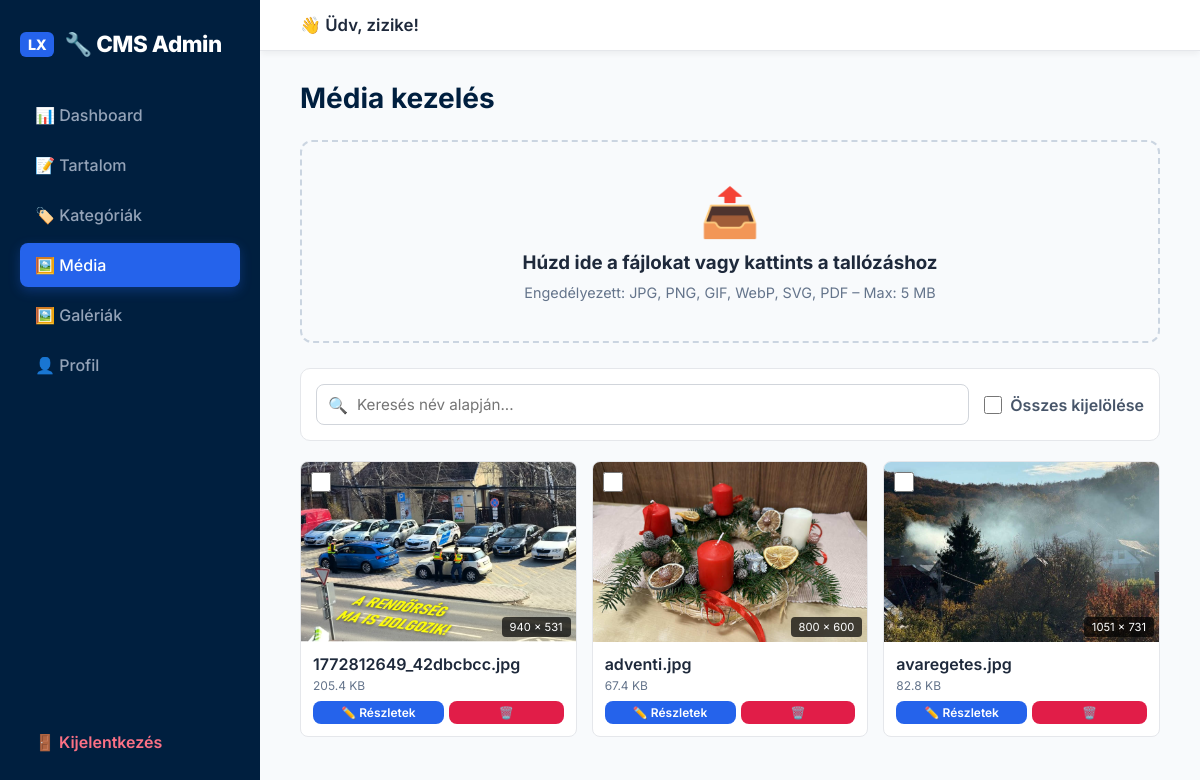
Screenshot of /admin/media.php (signed in) with the database file from the repository.
### tables this page shows
CREATE TABLE `media` (
  `id` int(11) NOT NULL AUTO_INCREMENT,
  `filename` varchar(255) DEFAULT NULL,
  `filepath` varchar(255) DEFAULT NULL,
  `alt_text` varchar(255) DEFAULT NULL,
  `caption` text DEFAULT NULL,
  `file_size` int(11) DEFAULT NULL,
  `mime_type` varchar(100) DEFAULT NULL,
  `width` int(11) DEFAULT NULL,
  `height` int(11) DEFAULT NULL,
  `sizes` text DEFAULT NULL,
  PRIMARY KEY (`id`)
);

### core/functions.php (called while the page is built, shortened)
<?php
function current_user_role()
{
    return $_SESSION['admin_role'] ?? 'registered';
}
function is_admin()
{
    $role = current_user_role();
    return $role === 'super_admin' || $role === 'admin';
}
        ?>

### admin/media.php (the view, shortened to what this page needs)
<?php
require_once '../config.php';
require_once 'layout.php';
$items = $db->query('SELECT * FROM media ORDER BY id DESC')->fetchAll();
admin_header('Média kezelés');
?>
<div id="drop-zone"
    style="border: 2px dashed #cbd5e1; border-radius: 12px; padding: 40px; text-align: center; margin-bottom: 25px; background: #f8fafc; cursor: pointer; transition: all 0.3s;">
    <div style="font-size: 3rem; margin-bottom: 10px;">📤</div>
    <h3 style="margin-bottom: 10px; color: #1e293b;">Húzd ide a fájlokat vagy kattints a tallózáshoz</h3>
    <p style="color: #64748b; font-size: 0.9rem;">Engedélyezett: JPG, PNG, GIF, WebP, SVG, PDF – Max: 5 MB</p>
</div>
<div
    style="display: flex; justify-content: space-between; align-items: center; margin-bottom: 20px; flex-wrap: wrap; gap: 15px; background: #fff; padding: 15px; border-radius: 10px; border: 1px solid #e5e7eb;">
    <div style="flex: 1; min-width: 250px; position: relative;">
        <span style="position: absolute; left: 12px; top: 50%; transform: translateY(-50%); color: #94a3b8;">🔍</span>
        <input type="text" id="media-search" placeholder="Keresés név alapján..."
            style="width: 100%; padding: 10px 10px 10px 40px; border: 1px solid #d1d5db; border-radius: 8px; font-size: 0.95rem;">
    </div>
    <div id="bulk-actions" style="display: flex; align-items: center; gap: 15px;">
        <label style="display: flex; align-items: center; gap: 8px; cursor: pointer; color: #475569; font-weight: 600;">
            <input type="checkbox" id="select-all" style="width: 18px; height: 18px;"> Összes kijelölése
        </label>
    </div>
</div>
<?php if (empty($items)): ?>
    <p style="color: #94a3b8;">Nincs még feltöltött média.</p>
<?php else: ?>
    <div id="media-list" style="display: grid; grid-template-columns: repeat(auto-fill, minmax(250px, 1fr)); gap: 15px;">
        <?php foreach ($items as $i): ?>
            <div class="media-item" data-filename="<?php echo htmlspecialchars(strtolower($i['filename'])); ?>"
                style="border: 1px solid #e5e7eb; border-radius: 8px; overflow: hidden; background: #fff; position: relative; transition: all 0.2s;">
                <div style="position: absolute; top: 10px; left: 10px; z-index: 2;">
                    <input type="checkbox" class="media-checkbox" value="<?php echo $i['id']; ?>"
                        style="width: 20px; height: 20px; cursor: pointer; box-shadow: 0 0 5px rgba(0,0,0,0.2);">
                </div>
                <?php
                $ext = strtolower(pathinfo($i['filepath'], PATHINFO_EXTENSION));
                $isImage = in_array($ext, ['jpg', 'jpeg', 'png', 'gif', 'webp', 'svg']);
                ?>
                <?php if ($isImage): ?>
                    <div style="position: relative; cursor: pointer;" onclick="toggleMediaSelection(<?php echo $i['id']; ?>)">
                        <img src="../uploads/<?php echo htmlspecialchars($i['filepath']); ?>"
                            style="width: 100%; height: 180px; object-fit: cover; display: block;"
                            alt="<?php echo htmlspecialchars($i['alt_text'] ?: $i['filename']); ?>">
                        <?php if (!empty($i['width']) && !empty($i['height'])): ?>
                            <div
                                style="position: absolute; bottom: 5px; right: 5px; background: rgba(0,0,0,0.7); color: #fff; padding: 3px 8px; border-radius: 4px; font-size: 0.7rem;">
                                <?php echo $i['width']; ?> × <?php echo $i['height']; ?>
                            </div>
                        <?php endif; ?>
                    </div>
                <?php endif; ?>
                <div style="padding: 12px;">
                    <div style="white-space: nowrap; overflow: hidden; text-overflow: ellipsis; font-weight: 600; margin-bottom: 4px;"
                        title="<?php echo htmlspecialchars($i['filename']); ?>">
                        <?php echo htmlspecialchars($i['filename']); ?>
                    </div>
                    <?php if (!empty($i['file_size'])): ?>
                        <div style="font-size: 0.75rem; color: #64748b; margin-bottom: 8px;">
                            <?php echo number_format($i['file_size'] / 1024, 1); ?> KB
                        </div>
                    <?php endif; ?>
                    <div style="display: flex; gap: 5px;">
                        <button type="button" class="btn"
                            onclick="openMediaDetailModal(<?php echo htmlspecialchars(json_encode($i)); ?>)"
                            style="flex: 1; padding: 4px 8px; font-size: 0.75rem;">
                            ✏️ Részletek
                        </button>
                        <form method="post" style="display: inline; flex: 1;" onsubmit="return confirm('Biztosan törlöd?');">
                            <button type="submit" class="btn btn-danger"
                                style="width: 100%; padding: 4px 8px; font-size: 0.75rem;">🗑️</button>
                        </form>
                    </div>
                </div>
            </div>
        <?php endforeach; ?>
    </div>
<?php endif; ?>
<?php
admin_footer();

### admin/layout.php (shortened to what this page needs)
<?php
require_once __DIR__ . '/../core/functions.php';
function admin_header(string $pageTitle = 'Admin', array $topBar = []): void
{
    ?>
    <!DOCTYPE html>
    <html lang="hu">
    <head>
    </head>
    <body>
        <nav class="sidebar">
            <h3>🔧 CMS Admin</h3>
            <a href="index.php" <?php echo basename($_SERVER['SCRIPT_NAME']) === 'index.php' ? "class='active'" : ''; ?>>📊
                Dashboard</a>
            <?php if (is_admin()): ?>
                <a href="posts.php" <?php echo basename($_SERVER['SCRIPT_NAME']) === 'posts.php' ? "class='active'" : ''; ?>>📝
                    Tartalom</a>
                <a href="categories.php" <?php echo basename($_SERVER['SCRIPT_NAME']) === 'categories.php' ? "class='active'" : ''; ?>>🏷️ Kategóriák</a>
                <a href="media.php" <?php echo basename($_SERVER['SCRIPT_NAME']) === 'media.php' ? "class='active'" : ''; ?>>🖼️
                    Média</a>
                <a href="galleries.php" <?php echo basename($_SERVER['SCRIPT_NAME']) === 'galleries.php' ? "class='active'" : ''; ?>>🖼️ Galériák</a>
            <?php endif; ?>
            <a href="profile.php" <?php echo basename($_SERVER['SCRIPT_NAME']) === 'profile.php' ? "class='active'" : ''; ?>>👤 Profil</a>
            <a href="index.php?action=logout" class="logout">🚪 Kijelentkezés</a>
        </nav>
        <main class="content">
            <div
                style="position: sticky; top: 0; z-index: 999; background: #fff; padding: 15px 40px; margin: 0 -40px 30px -40px; border-bottom: 1px solid #e5e7eb; display: flex; justify-content: space-between; align-items: center; box-shadow: 0 4px 6px -1px rgba(0,0,0,0.05);">
                <div style="display: flex; align-items: center; gap: 15px;">
                    <span style="font-weight: 600; color: #1e293b; font-size: 1.05rem;">👋 Üdv,
                        <?php echo htmlspecialchars($_SESSION['admin_user'] ?? 'Admin'); ?>!</span>
                </div>
            </div>
            <h2>
                <?php echo htmlspecialchars($pageTitle); ?>
            </h2>
            <?php
}
function admin_footer(): void
{
    ?>
        </main>
    </body>
    </html>
    <?php
}

### admin/layout.php (style rules this page uses)
* { box-sizing: border-box; margin: 0; padding: 0; }
body { display: flex; font-family: 'Inter', system-ui, -apple-system, sans-serif; background: #f1f5f9; height: 100vh; overflow: hidden; color: #1e293b; }
nav.sidebar { width: 260px; background: #001f3f; color: #fff; padding: 30px 20px; flex-shrink: 0; display: flex; flex-direction: column; box-shadow: 4px 0 10px rgba(0, 0, 0, 0.1); }
nav.sidebar h3 { margin-bottom: 35px; font-size: 1.4rem; font-weight: 800; letter-spacing: -0.02em; color: #fff; display: flex; align-items: center; gap: 10px; }
nav.sidebar h3::before { content: 'LX'; background: #2563eb; padding: 4px 8px; border-radius: 6px; font-size: 0.9rem; }
nav.sidebar a { display: flex; align-items: center; gap: 12px; color: #94a3b8; padding: 12px 15px; text-decoration: none; border-radius: 8px; margin-bottom: 6px; transition: all 0.2s cubic-bezier(0.4, 0, 0.2, 1); font-weight: 500; }
nav.sidebar a:hover, nav.sidebar a.active { background: rgba(255, 255, 255, 0.1); color: #fff; }
nav.sidebar a.active { background: #2563eb; box-shadow: 0 4px 12px rgba(37, 99, 235, 0.3); }
nav.sidebar .logout { margin-top: auto; color: #fb7185; font-weight: 600; }
main.content { flex: 1; padding: 0 40px 40px 40px; overflow-y: auto; background: #f8fafc; }
main.content h2 { margin-bottom: 25px; color: #001f3f; font-weight: 700; font-size: 1.75rem; }
input[type="text"], input[type="password"], input[type="url"], input[type="email"], input[type="number"], textarea, select { width: 100%; padding: 10px 14px; border: 1px solid #e2e8f0; border-radius: 8px; font-size: 0.95rem; font-family: inherit; background: #fff; transition: border-color 0.2s, box-shadow 0.2s; }
.btn { display: inline-flex; align-items: center; justify-content: center; gap: 8px; padding: 10px 20px; background: #2563eb; color: #fff; border: none; border-radius: 8px; cursor: pointer; font-size: 0.9rem; font-weight: 600; font-family: inherit; transition: all 0.2s; text-decoration: none; }
.btn-danger { background: #e11d48; }

### rows the page displays
media: filepath (picture), width "940", height "531", filename "1772812649_42dbcbcc.jpg", $i['file_size']/1024 "205.4"
media: filepath (picture), width "800", height "600", filename "adventi.jpg", $i['file_size']/1024 "67.4"
media: filepath (picture), width "1051", height "731", filename "avaregetes.jpg", $i['file_size']/1024 "82.8"

### other values shown
$_SESSION['admin_user'] "zizike"
$pageTitle "Média kezelés"
